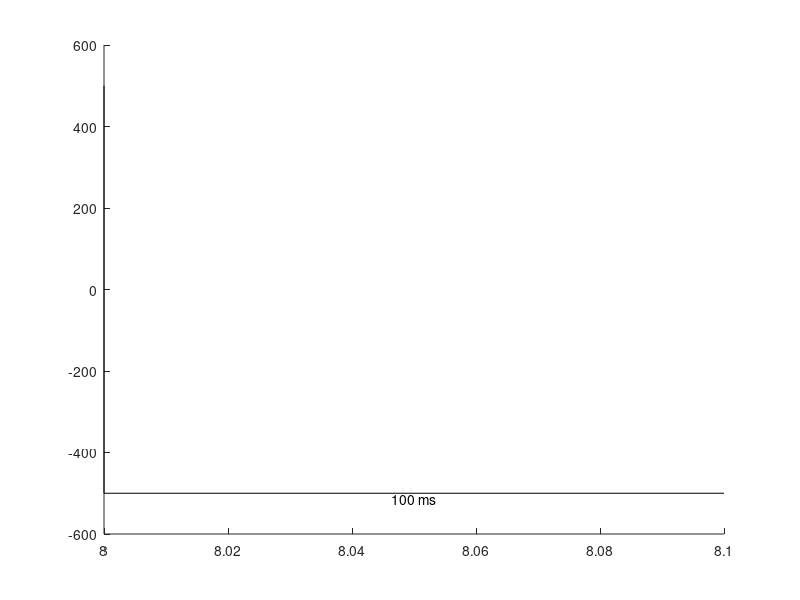

Reproduce this figure in MATLAB.
function add_mv_ms_line(varargin)
% add_mv_ms_line - Add millivolt and millisecond reference lines to a plot.
%
% Input (Name, Value Pairs):
%   - 'fig_fontsize': Font size for text (default: 10).
%   - 'shift': Vertical shift for the reference lines (default: 1000).
%   - 'tmin': Minimum time value (default: 0).
%   - 'tmax': Maximum time value (default: 10).
%   - 'v_text': Text label for millivolt reference (default: '1 mV').
%   - 'ms_text': Text label for millisecond reference (default: '100 ms').
%   - 'v_scale': Vertical scale factor for millivolt reference (default: 1000).
%   - 'ms_scale': Horizontal scale factor for millisecond reference (default: 0.1).
%   - 'y_shift': Vertical shift for text labels (default: 0).
%   - 'color': Color for reference lines and text labels (default: 'k' for black).

    p = inputParser;

    addParameter(p, 'fig_fontsize', 10);
    addParameter(p, 'shift', 1000);
    addParameter(p, 'tmin', 0);
    addParameter(p, 'tmax', 10);
    addParameter(p, 'v_text', '1 mV');
    addParameter(p, 'ms_text', '100 ms');
    addParameter(p, 'v_scale', 1000);
    addParameter(p, 'ms_scale', 0.1);
    addParameter(p, 'y_shift', 0);
    addParameter(p, 'color', 'k');
    
    parse(p, varargin{:});
    
    fig_fontsize = p.Results.fig_fontsize; 
    shift = p.Results.shift; 
    tmin = p.Results.tmin; 
    tmax = p.Results.tmax; 
    v_text = p.Results.v_text; 
    ms_text = p.Results.ms_text; 
    v_scale = p.Results.v_scale; 
    ms_scale = p.Results.ms_scale; 
    y_shift = p.Results.y_shift; 
    color = p.Results.color; 
    
    
    n_secs = tmax - tmin; 
    
    % mV
    
    line(tmax - [n_secs*0.2 n_secs*0.2], ...
         [shift/2 + y_shift, -v_scale + shift/2 + y_shift], ...
         'color', color); 
              
    text(tmax - n_secs * 0.2 - n_secs/100, ...
         mean([shift/2 + y_shift, -v_scale + shift/2 + y_shift]), ... 
         v_text, ...
         'HorizontalAlignment', 'right', ...
         'fontsize', fig_fontsize, ...
         'color', color);
    
    % ms 
    
    line((tmax - n_secs * 0.2) + [0 ms_scale], ...
         [-v_scale + shift/2 + y_shift, -v_scale + shift/2 + y_shift], ... 
         'color', color); 

    text(tmax - n_secs * 0.2 + ms_scale/2, ...
         -v_scale + shift/2 + y_shift, ...
         ms_text, ...
         'HorizontalAlignment', 'center', ...
         'VerticalAlignment', 'top', ...
         'fontsize', fig_fontsize, ...
         'color', color);
end 
               